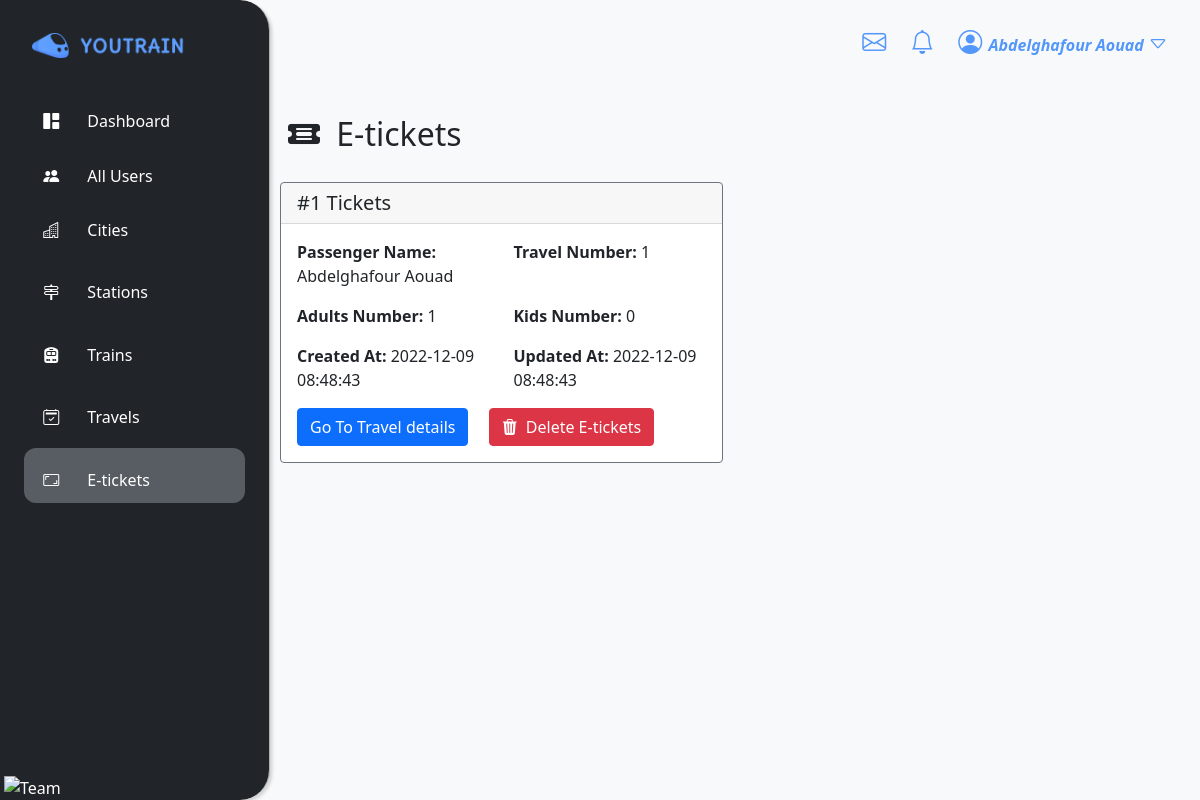
/tickets.php (signed in), run on the app's committed database.
### tables this page shows
CREATE TABLE IF NOT EXISTS `bookings` (
  `id` int NOT NULL AUTO_INCREMENT,
  `user_id` int NOT NULL,
  `travel_id` int NOT NULL,
  `nbr_adults` int NOT NULL,
  `nbr_kids` int NOT NULL,
  `created_at` timestamp NOT NULL,
  `updated_at` timestamp NOT NULL,
  PRIMARY KEY (`id`)
);

CREATE TABLE IF NOT EXISTS `users` (
  `id` int NOT NULL AUTO_INCREMENT,
  `first_name` varchar(50) NOT NULL,
  `last_name` varchar(50) NOT NULL,
  `age` int DEFAULT NULL,
  `email` varchar(255) NOT NULL,
  `phone` varchar(18) DEFAULT NULL,
  `password` varchar(255) NOT NULL,
  `admin` int NOT NULL DEFAULT '0',
  `created_at` timestamp NOT NULL DEFAULT CURRENT_TIMESTAMP,
  `updated_at` timestamp NOT NULL,
  `updated_by` int NOT NULL,
  PRIMARY KEY (`id`)
);

CREATE TABLE IF NOT EXISTS `travels` (
  `id` int NOT NULL AUTO_INCREMENT,
  `time` float NOT NULL,
  `price` float NOT NULL,
  `seat` int NOT NULL DEFAULT '0',
  `start_station_id` int NOT NULL,
  `end_station_id` int NOT NULL,
  `date_start` timestamp NOT NULL,
  `created_at` timestamp NOT NULL DEFAULT CURRENT_TIMESTAMP,
  `updated_at` timestamp NOT NULL,
  `created_by` int NOT NULL,
  `updated_by` int DEFAULT NULL,
  `train_id` int NOT NULL,
  PRIMARY KEY (`id`)
);

### models/connection.php (called while the page is built, shortened)
<?php
class Connection
{
      private $serv = 'localhost';
      private $user = 'root';
      private $pass = '';
      private $bd = 'youtrain';
      private function pdoConnection()
      {
            $con = new PDO('mysql:host=' . $this->serv . ';dbname=' . $this->bd, $this->user, $this->pass);
            $con->setAttribute(PDO::ATTR_DEFAULT_FETCH_MODE, PDO::FETCH_ASSOC);
            try {
                  return $con;
            } catch (PDOException $e) {
                  echo 'Database Error: ' . $e->getMessage();
            }
      }
      public function connect()
      {
            return $this->pdoConnection();
      }
}

### models/ticket.php (called while the page is built, shortened)
<?php
require 'connection.php';
class Ticket extends Connection
{
    public function allTickets()
    {
        $sql = "SELECT bookings.*,
                travels.id as travel_number,
                users.first_name as first_name,
                users.last_name as last_name
                from bookings
                inner join users on users.id = bookings.user_id
                inner join travels on travels.id = bookings.travel_id";
        $stmt = $this->connect()->prepare($sql);
        $stmt->execute();
        $result = $stmt->fetchAll();
        return $result;
    }
}

### views/allTickets.php (the view)
<?php
include_once './models/ticket.php';
$all_tickets = new Ticket();
$tickets = $all_tickets->allTickets();
?>
<div class="row row-cols-1 row-cols-md-2 g-4">
    <?php
    foreach ($tickets as $ticket) {
    ?>
        <div class="col">
            <div class="card border-secondary">
                <h5 class="card-header">#<?= $ticket["id"] ?> Tickets</h5>
                <div class="card-body">
                    <div class="row row-cols-2">
                        <p class="col"><span class="fw-bold">Passenger Name: </span> <?= $ticket['first_name'] . " " . $ticket['last_name']  ?></p>
                        <p class="col"><span class="fw-bold">Travel Number: </span> <?= $ticket["travel_number"] ?></p>
                    </div>
                    <div class="row row-cols-2">
                        <p class="col"><span class="fw-bold">Adults Number: </span> <?= $ticket["nbr_adults"] ?></p>
                        <p class="col"><span class="fw-bold">Kids Number: </span> <?= $ticket["nbr_kids"] ?></p>
                    </div>
                    <div class="row row-cols-2">
                        <p class="col"><span class="fw-bold">Created At: </span> <?= $ticket["created_at"] ?></p>
                        <p class="col"><span class="fw-bold">Updated At: </span> <?= $ticket["updated_at"] ?></p>
                    </div>
                    <div class="">
                        <a href="traveldetails.php?id=<?= $ticket["travel_number"]; ?>" class="btn btn-primary me-3">Go To Travel details</a>
                        <a href="controllers/ticketController.php?id=<?= $ticket['id']; ?>" class="btn btn-danger"><i class="bi bi-trash3-fill users-icon me-1"></i> Delete E-tickets</a>
                    </div>
                </div>
            </div>
        </div>
    <?php
    }
    ?>
</div>

### assets/css/style.css (style rules this page uses)
* { margin: 0; padding: 0; box-sizing: border-box; }
body { overflow-x: hidden; }
body { background-color: #dadde6 }
a { text-decoration: none !important; }

### data on the page
bookings: id "1", user.first_name "Abdelghafour", user.last_name "Aouad", travel "1", nbr_adults "1", nbr_kids "0", created_at "2022-12-09 08:48:43", updated_at "2022-12-09 08:48:43"

### other printed values
$_SESSION['first_name'] "Abdelghafour"
$_SESSION['last_name'] "Aouad"
